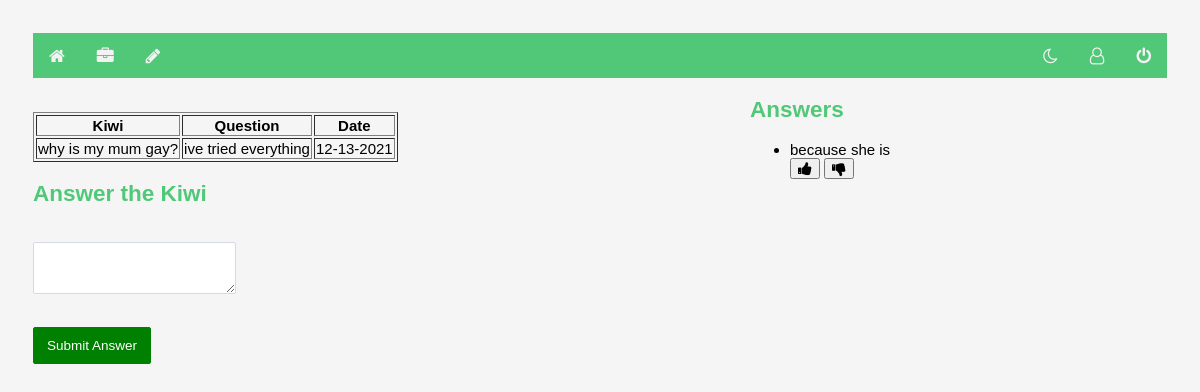
The page /notes/6 (signed in) on the database its author committed.
### models.py (models this page shows, shortened)
class Comment(db.Model):
    id = db.Column(db.Integer, primary_key=True)
    date_posted = db.Column(db.DateTime, nullable=False)
    content = db.Column(db.VARCHAR, nullable=False)
    note_id = db.Column(db.Integer, db.ForeignKey("note.id"), nullable=False)
    user_id = db.Column(db.Integer, db.ForeignKey("user.id"), nullable=False)

class Note(db.Model):
    id = db.Column("id", db.Integer, primary_key=True)
    title = db.Column("title", db.String(200))
    text = db.Column("text", db.String(100))
    date = db.Column("date", db.String(50))
    user_id = db.Column(db.Integer,db.ForeignKey("user.id"), nullable = False)
    comments = db.relationship("Comment", backref="note",cascade = "all, delete-orphan", lazy=True)
    score = db.Column("score", db.Integer)
    votes = db.Column("totalVotes", db.Integer)

### flask06.py (the view)
@app.route('/notes/<note_id>')
def get_note(note_id):
    if session.get('user'):
        my_notes = db.session.query(Note).filter_by(id=note_id).one()
        form = CommentForm()
        return render_template('note.html', note=my_notes, user=session['user'], form=form)
    else:
        return redirect(url_for('login'))

### forms.py
class CommentForm(FlaskForm):
    class Meta:
        csrf = False
    comment = TextAreaField('Comment', validators=[Length(min=1)])
    submit = SubmitField('Submit Answer')

class SearchForm(FlaskForm):
    results = StringField('Results', validators=[DataRequired()])
    submit = SubmitField("Submit")

### flask06.py (called while the page is built)
@app.context_processor
def base():
    form = SearchForm()
    return dict(form=form)

### templates/note.html (shortened to what this page needs)
<!DOCTYPE html>
<html lang="en">
    <head>
        <link rel="stylesheet" href="{{ url_for('static', filename='main.css') }}">
        <link rel="stylesheet" href="{{ url_for('static', filename='forms.css') }}">
        <link rel="stylesheet" href="https://cdnjs.cloudflare.com/ajax/libs/font-awesome/4.7.0/css/font-awesome.css">
    </head>
    <div class="topnav">
        <nav>
            {% if user %}
            <a class="fa fa-home" href="{{url_for('index')}}"></a>
            <a class="fa fa-briefcase"href="{{url_for('get_notes')}}"></a>
            <a class="fa fa-pencil"href="{{url_for('new_note')}}"></a>
            <div class="topnav-right">
                <a class="fa fa-moon-o" onclick="myFunction()"></a>
                <a class="fa fa-user-o"href="{{url_for('get_accounts')}}"></a>
                <a class="fa fa-power-off" href="{{url_for('logout')}}"></a></div>
            {% else %}
            <a href="{{url_for('login')}}">Login</a>
            <a href="{{url_for('register')}}">Register</a>
            {% endif %}
        </nav>
    </div>
    <body>
     <div class="commentsection">
        {% if note.comments %}
    {% if note.comments|length > 0 %}
        <h2>Answers</h2>
        <ul>
        {% for comment in note.comments %}
            <li>{{ comment.content }}</li>
            <div>
            <button class="fa fa-thumbs-up" onclick="alert('Thank you for your feedback')">
            </button>
            <button class="fa fa-thumbs-down"onclick="alert('Thank you for your feedback')">
            </button>
        {% endfor %}
        </ul>
    {% endif %}
{% endif %}
        </div>
        <table border="1">
            <tr>
                <th>Kiwi</th>
                <th>Question</th>
                <th>Date</th>
            </tr>
            <tr>
                <td>{{ note.title }}</td>
                <br>
                <td>{{ note.text }}</td>
                <br>
                <td>{{ note.date }}</td>
            </tr>
        </table>
<form action="{{ url_for('new_comment', note_id=note.id) }}" method="post">
    <div>
    <h2>Answer the Kiwi</h2>
        <div class="form-field">
            <br/> {{ form.comment }}
        </div>
    {{ form.submit }}
    </div>
</form>
    </body>
</html>

### static/main.css (style rules this page uses)
body { padding: 30px 30px; background: light grey; }
h2 { color: #50C878; }
.topnav { background-color: #50C878; overflow: hidden; }
.topnav a { float: left; color: #f2f2f2; text-align: center; padding: 14px 16px; text-decoration: none; font-size: 17px; }
.topnav-right { float: right; }
.commentsection { position: absolute; left: 750px; }
body { padding: 25px; background-color: #F5F5F5; color: black; font-size: 15px; font-family: Helvetica, sans-serif; }

### static/forms.css (style rules this page uses)
form { width: 100%; }
.form-field { position: relative; }
input, textarea { padding: 10px 13px; margin-bottom: 15px; border-radius: 2px; border: 1px solid #d4d9e3; font-weight: 200; color: #4d5060; font-family: 'Poppins', sans-serif; font-size: .9em; }
input[type="submit"] { background: green; border: 0; color: white; border-radius: 2px; margin-top: 15px; font-weight: 400; border: 1px solid green; transition: all .3s ease-out; }

### rows shown on the page
Comment: content "because she is"
Note: title "why is my mum gay?", text "ive tried everything", date "12-13-2021"
